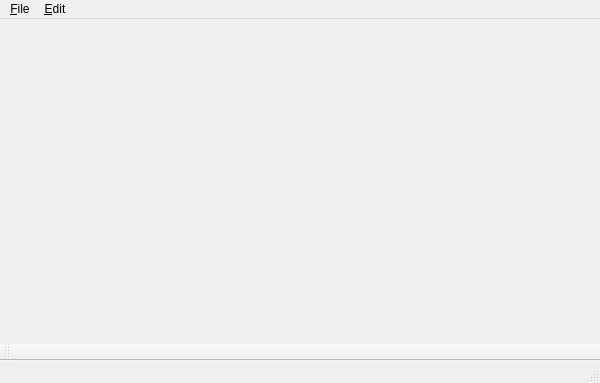
<?xml version="1.0" encoding="UTF-8"?>
<ui version="4.0">
 <class>MainWindow</class>
 <widget class="QMainWindow" name="MainWindow">
  <property name="geometry">
   <rect>
    <x>0</x>
    <y>0</y>
    <width>600</width>
    <height>383</height>
   </rect>
  </property>
  <property name="windowTitle">
   <string>MainWindow</string>
  </property>
  <widget class="QWidget" name="centralWidget"/>
  <widget class="QMenuBar" name="menuBar">
   <property name="geometry">
    <rect>
     <x>0</x>
     <y>0</y>
     <width>600</width>
     <height>21</height>
    </rect>
   </property>
   <widget class="QMenu" name="menu_File">
    <property name="title">
     <string>&amp;File</string>
    </property>
    <addaction name="action_New"/>
    <addaction name="action_Open"/>
    <addaction name="action_Save"/>
    <addaction name="action_Save_as"/>
    <addaction name="separator"/>
    <addaction name="action_Exit"/>
   </widget>
   <widget class="QMenu" name="menu_Edit">
    <property name="title">
     <string>&amp;Edit</string>
    </property>
    <addaction name="action_Undo"/>
    <addaction name="action_Redo"/>
    <addaction name="separator"/>
    <addaction name="action_Cut"/>
    <addaction name="action_Copy"/>
    <addaction name="action_Paste"/>
    <addaction name="separator"/>
    <addaction name="action_Find"/>
   </widget>
   <addaction name="menu_File"/>
   <addaction name="menu_Edit"/>
  </widget>
  <widget class="QToolBar" name="mainToolBar">
   <attribute name="toolBarArea">
    <enum>BottomToolBarArea</enum>
   </attribute>
   <attribute name="toolBarBreak">
    <bool>false</bool>
   </attribute>
  </widget>
  <widget class="QStatusBar" name="statusBar"/>
  <action name="action_New">
   <property name="text">
    <string>&amp;New</string>
   </property>
   <property name="shortcut">
    <string>Ctrl+N</string>
   </property>
  </action>
  <action name="action_Open">
   <property name="text">
    <string>&amp;Open</string>
   </property>
   <property name="shortcut">
    <string>Ctrl+O</string>
   </property>
  </action>
  <action name="action_Save">
   <property name="text">
    <string>&amp;Save</string>
   </property>
   <property name="shortcut">
    <string>Ctrl+S</string>
   </property>
  </action>
  <action name="action_Save_as">
   <property name="text">
    <string>Save &amp;as...</string>
   </property>
  </action>
  <action name="action_Exit">
   <property name="text">
    <string>&amp;Exit</string>
   </property>
   <property name="shortcut">
    <string>Ctrl+Q</string>
   </property>
  </action>
  <action name="action_Undo">
   <property name="text">
    <string>&amp;Undo</string>
   </property>
   <property name="shortcut">
    <string>Ctrl+Z</string>
   </property>
  </action>
  <action name="action_Redo">
   <property name="text">
    <string>&amp;Redo</string>
   </property>
   <property name="shortcut">
    <string>Ctrl+Shift+Z</string>
   </property>
  </action>
  <action name="action_Cut">
   <property name="text">
    <string>&amp;Cut</string>
   </property>
   <property name="shortcut">
    <string>Ctrl+Z</string>
   </property>
  </action>
  <action name="action_Copy">
   <property name="text">
    <string>&amp;Copy</string>
   </property>
   <property name="shortcut">
    <string>Ctrl+C</string>
   </property>
  </action>
  <action name="action_Paste">
   <property name="text">
    <string>&amp;Paste</string>
   </property>
   <property name="shortcut">
    <string>Ctrl+V</string>
   </property>
  </action>
  <action name="action_Find">
   <property name="text">
    <string>&amp;Find</string>
   </property>
   <property name="shortcut">
    <string>Ctrl+F</string>
   </property>
  </action>
 </widget>
 <layoutdefault spacing="6" margin="11"/>
 <resources/>
 <connections/>
</ui>
